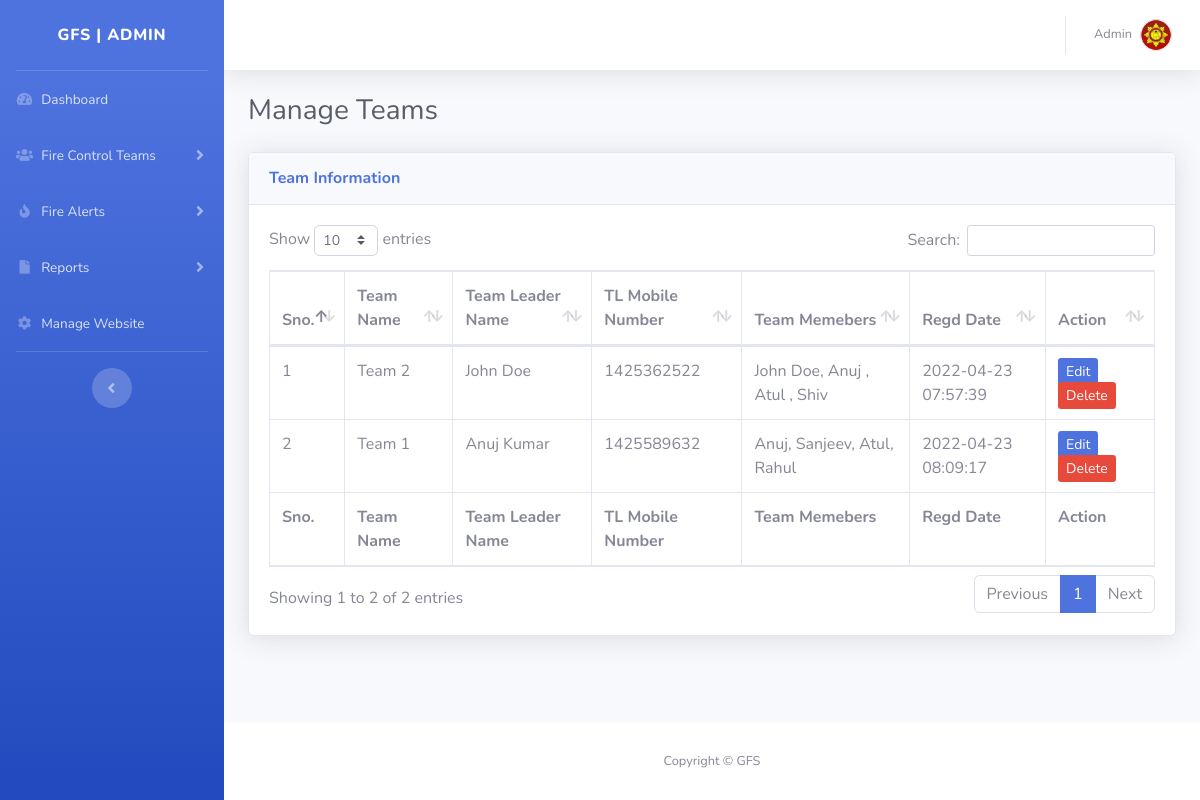
The app's page /ofrs/admin/manage-teams.php (signed in) with its own data.
### tables this page shows
CREATE TABLE `tblsite` (
  `id` int(11) NOT NULL,
  `siteTitle` varchar(255) DEFAULT NULL,
  `siteLogo` varchar(255) DEFAULT NULL
);

CREATE TABLE `tblteams` (
  `id` int(11) NOT NULL,
  `teamName` varchar(255) DEFAULT NULL,
  `teamLeaderName` varchar(255) DEFAULT NULL,
  `teamLeadMobno` bigint(12) DEFAULT NULL,
  `teamMembers` mediumtext DEFAULT NULL,
  `postingDate` timestamp NULL DEFAULT current_timestamp()
);

### ofrs/admin/manage-teams.php (the view, shortened to what this page needs)
<?php session_start();
include_once('includes/config.php');
if (strlen($_SESSION['aid']==0)) {
  header('location:logout.php');
  } else{
?>
<!DOCTYPE html>
<html lang="en">
<head>
    <link href="vendor/fontawesome-free/css/all.min.css" rel="stylesheet" type="text/css">
    <link href="css/sb-admin-2.min.css" rel="stylesheet">
    <link href="vendor/datatables/dataTables.bootstrap4.min.css" rel="stylesheet">
</head>
<body id="page-top">
    <div id="wrapper">
  <?php include_once('includes/sidebar.php');?>
        <div id="content-wrapper" class="d-flex flex-column">
            <div id="content">
<?php include_once('includes/topbar.php');?>
                <div class="container-fluid">
                       <div class="d-sm-flex align-items-center justify-content-between mb-4">
                        <h1 class="h3 mb-0 text-gray-800">Manage Teams</h1>
                    </div>
                    <div class="card shadow mb-4">
                        <div class="card-header py-3">
                            <h6 class="m-0 font-weight-bold text-primary">Team Information</h6>
                        </div>
                        <div class="card-body">
                            <div class="table-responsive">
                                <table class="table table-bordered" id="dataTable" width="100%" cellspacing="0">
                                    <thead>
                                        <tr>
                                            <th>Sno.</th>
                                            <th>Team Name</th>
                                            <th>Team Leader Name</th>
                                            <th>TL Mobile Number</th>
                                             <th>Team Memebers</th>
                                             <th>Regd Date</th>
                                            <th>Action</th>
                                        </tr>
                                    </thead>
                                    <tfoot>
                                        <tr>
                                            <th>Sno.</th>
                                            <th>Team Name</th>
                                            <th>Team Leader Name</th>
                                            <th>TL Mobile Number</th>
                                             <th>Team Memebers</th>
                                             <th>Regd Date</th>
                                            <th>Action</th>
                                        </tr>
                                    </tfoot>
                                    <tbody>
<?php $query=mysqli_query($con,"select * from tblteams ");
$cnt=1;
while($row=mysqli_fetch_array($query)){
?>
                                        <tr>
                                            <td><?php echo $cnt;?></td>
                                            <td><?php echo $row['teamName'];?></td>
                                            <td><?php echo $row['teamLeaderName'];?></td>
                                            <td><?php echo $row['teamLeadMobno'];?></td>
                                            <td><?php echo $row['teamMembers'];?></td>
                                            <td><?php echo $row['postingDate'];?></td>
                                            <td>
                                <a href="edit-team.php?teamid=<?php echo $row['id'];?>&&tname=<?php echo $row['teamName'];?>" class="btn-sm btn-primary">Edit</a>
                                <a href="manage-teams.php?teamid=<?php echo $row['id'];?>" onclick="return confirm('Do you really want to delete the team?');" class="btn-sm btn-danger">Delete</a></td>
                                        </tr>
                               <?php $cnt++;
                           } ?>
                                    </tbody>
                                </table>
                            </div>
                        </div>
                    </div>
                </div>
            </div>
    <?php include_once('includes/footer.php');?>
        </div>
    </div>
</body>
</html>
<?php } ?>

### ofrs/admin/includes/sidebar.php (shortened to what this page needs)
        <ul class="navbar-nav bg-gradient-primary sidebar sidebar-dark accordion" id="accordionSidebar">
<?php $query=mysqli_query($con,"select * from tblsite");
while($row=mysqli_fetch_array($query)){
$logo=$row['siteLogo'];
$wtitle=$row['siteTitle'];
}  ?>
            <a class="sidebar-brand d-flex align-items-center justify-content-center" href="dashboard.php">
                <div class="sidebar-brand-text mx-3"><?php echo $wtitle;?> | Admin</div>
            </a>
            <hr class="sidebar-divider my-0">
     <li class="nav-item">
                <a class="nav-link" href="dashboard.php">
                    <i class="fas fa-fw fa-tachometer-alt"></i>
                    <span>Dashboard</span></a>
            </li>
<li class="nav-item">
                <a class="nav-link collapsed" href="#" data-toggle="collapse" data-target="#collapsePages1" aria-expanded="true" aria-controls="collapsePages1">
                    <i class="fas fa-fw fa-users"></i>
                    <span>Fire Control Teams</span>
                </a>
            </li>
<li class="nav-item">
                <a class="nav-link collapsed" href="#" data-toggle="collapse" data-target="#collapsePages" aria-expanded="true" aria-controls="collapsePages">
                    <i class="fas fa-fw fa-fire"></i>
                    <span>Fire Alerts</span>
                </a>
            </li>
<li class="nav-item">
                <a class="nav-link collapsed" href="#" data-toggle="collapse" data-target="#collapsePages2" aria-expanded="true" aria-controls="collapsePages2">
                    <i class="fas fa-fw fa-file"></i>
                    <span>Reports</span>
                </a>
            </li>
     <li class="nav-item">
                <a class="nav-link" href="manage-site.php">
                      <i class="fas fa-fw fa-cog"></i>
                    <span>Manage Website</span></a>
            </li>
            <hr class="sidebar-divider d-none d-md-block">
            <div class="text-center d-none d-md-inline">
                <button class="rounded-circle border-0" id="sidebarToggle"></button>
            </div>
        </ul>

### ofrs/admin/includes/topbar.php (shortened to what this page needs)
      <nav class="navbar navbar-expand navbar-light bg-white topbar mb-4 static-top shadow">
            <?php if($_SESSION['aid']):?>
                    <ul class="navbar-nav ml-auto">
                        <li class="nav-item dropdown no-arrow">
                            <a class="nav-link dropdown-toggle" href="#" id="userDropdown" role="button"
                                data-toggle="dropdown" aria-haspopup="true" aria-expanded="false">
                <?php
$adid=$_SESSION['aid'];
$ret1=mysqli_query($con,"select AdminName from tbladmin where ID='$adid'");
while($row1=mysqli_fetch_array($ret1)){
?>
                                <span class="mr-2 d-none d-lg-inline text-gray-600 small"><?php  echo $row1['AdminName'];?></span>
                           <?php } ?>
                                <img class="img-profile rounded-circle"
                                    src="uploadeddata/<?php echo $logo;?>">
                            </a>
                        </li>
                    </ul>
                <?php endif;?>
                </nav>

### ofrs/admin/includes/footer.php
<footer class="sticky-footer bg-white">
    <div class="container my-auto">
        <div class="copyright text-center my-auto">
            <span>Copyright &copy; <?php echo $wtitle;?> </span>
        </div>
    </div>
</footer>

### records on screen
tblsite: siteTitle "GFS", siteLogo (picture)
tblteams: teamName "Team 2", teamLeaderName "John Doe", teamLeadMobno "1425362522", teamMembers "John Doe, Anuj , Atul , Shiv", postingDate "2022-04-23 07:57:39"
tblteams: teamName "Team 1", teamLeaderName "Anuj Kumar", teamLeadMobno "1425589632", teamMembers "Anuj, Sanjeev, Atul, Rahul", postingDate "2022-04-23 08:09:17"

### other values on screen
$row1['AdminName'] "Admin"
